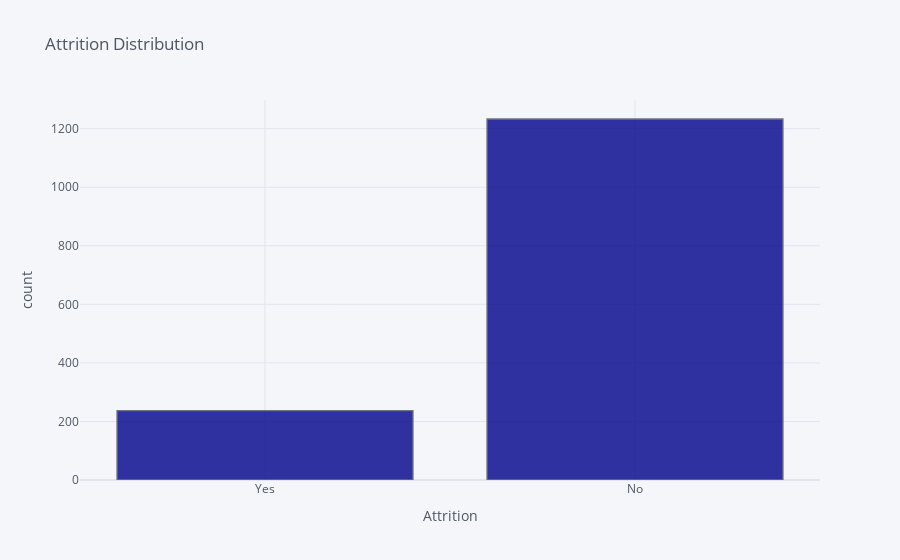

Notebook cell for this chart:
### Code cell
df_HR['Attrition'].iplot(kind='hist', xTitle='Attrition',
                         yTitle='count', title='Attrition Distribution', color='darkblue')

### Figure 1 — Plotly figure (JSON) as saved in the notebook; plotly's stock layout.template omitted (floating-point values rounded to 4 significant figures; data arrays with more than 128 entries replaced by an {"elided": "..."} marker saying what was removed)
{"data": [{"histfunc": "count", "histnorm": "", "marker": {"color": "rgba(0, 0, 139, 1.0)", "line": {"color": "#4D5663", "width": 1.3}}, "name": "Attrition", "opacity": 0.8, "orientation": "v", "x": {"elided": "1470 str values"}, "type": "histogram"}], "layout": {"barmode": "overlay", "legend": {"bgcolor": "#F5F6F9", "font": {"color": "#4D5663"}}, "paper_bgcolor": "#F5F6F9", "plot_bgcolor": "#F5F6F9", "title": {"font": {"color": "#4D5663"}, "text": "Attrition Distribution"}, "xaxis": {"gridcolor": "#E1E5ED", "showgrid": true, "tickfont": {"color": "#4D5663"}, "title": {"font": {"color": "#4D5663"}, "text": "Attrition"}, "zerolinecolor": "#E1E5ED", "type": "category", "range": [-0.5, 1.5], "autorange": true}, "yaxis": {"gridcolor": "#E1E5ED", "showgrid": true, "tickfont": {"color": "#4D5663"}, "title": {"font": {"color": "#4D5663"}, "text": "count"}, "zerolinecolor": "#E1E5ED", "range": [0, 1298.0], "autorange": true}, "autosize": true}}
